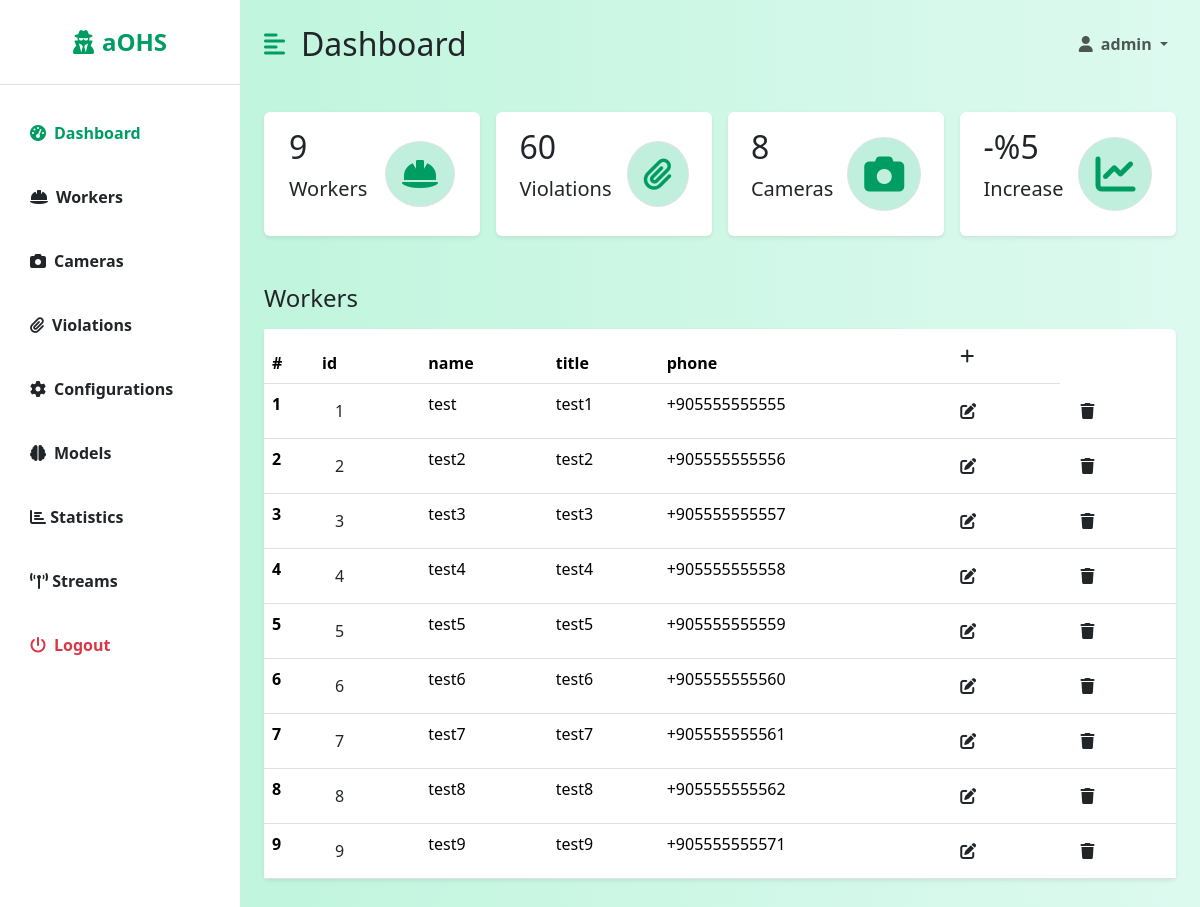
The app's page /dashboard/workers/ (signed in), older data.
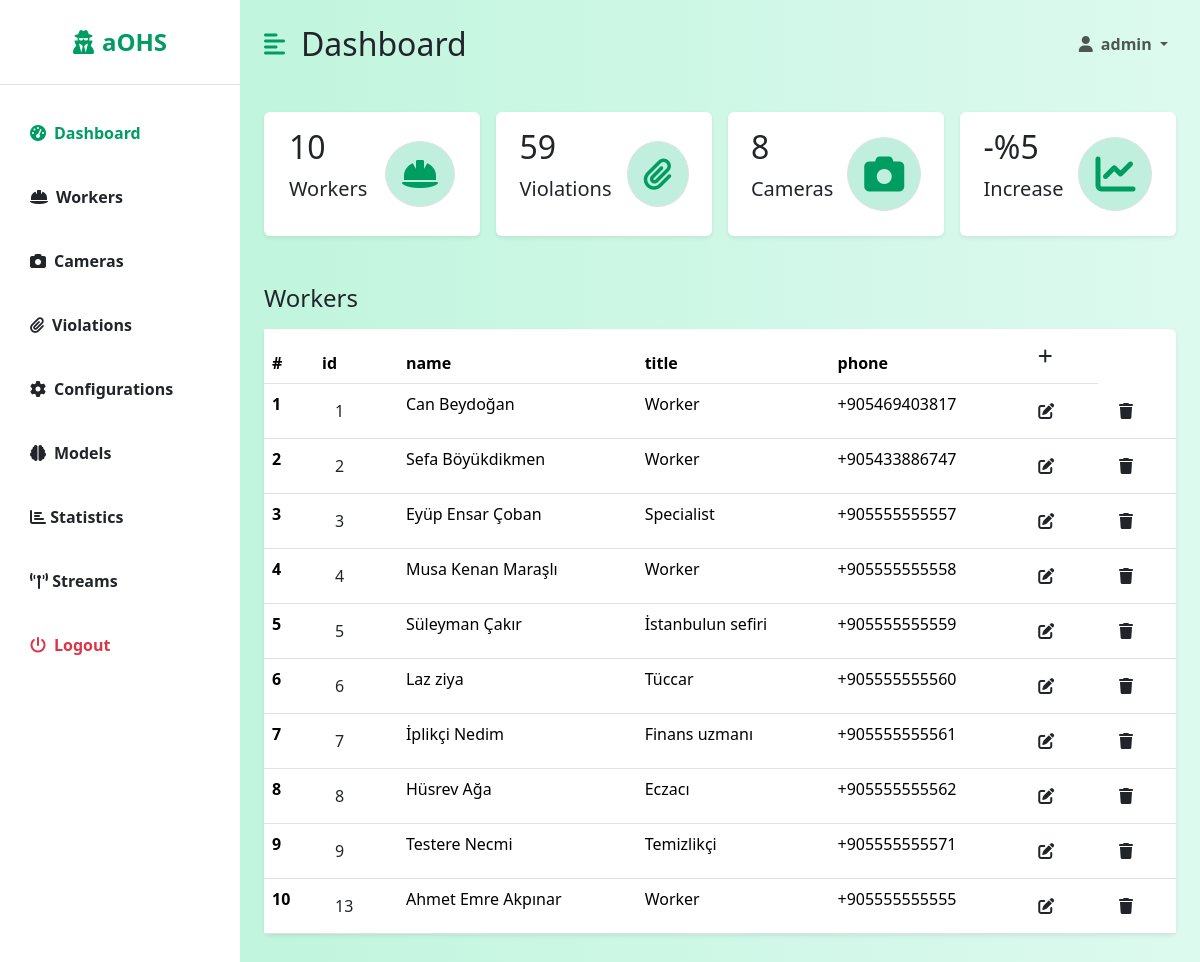
The same page, newer data.
### backend/models.py (models this page shows, shortened)
class Worker(models.Model):
    phone_regex = RegexValidator(regex=r'^\+905[0-9]{9}$',
                                 message="Phone number should be in '+905555555555' format")
    id = models.AutoField(primary_key=True)
    name = models.CharField(max_length=100, null=False)
    title = models.CharField(max_length=100, null=False)
    phone = models.CharField(validators=[phone_regex], max_length=17, unique=True, null=False)
    active = models.BooleanField(default=True, null=False)
    created = models.DateTimeField(auto_now_add=True)
    modified = models.DateTimeField(auto_now=True)

### dashboard/views/worker_views.py (the view)
# urls.py: path('workers/', WorkerView.as_view()),
class WorkerView(LoginRequiredMixin, View, GetCountsMixin):
    login_url = '/login/'
    redirect_field_name = 'redirect_to'
    def get(self, request):
        headers = ['id', 'name', 'title', 'phone']
        workers = Worker.objects.filter(active=True)
        return render(request, 'dashboard/listWorker.html',
                      {'headers': headers, 'data': workers, 'counts': super().get_counts()})

### dashboard/views/mixins.py (called while the page is built)
    def get_counts(self):
        counts = {
            'workers': Worker.objects.filter(active=True).count(),
            'violations': Violation.objects.filter(valid=True).count(),
            'cameras': Camera.objects.count(),
        }
        return counts

### dashboard/templates/dashboard/listWorker.html
{% extends 'dashboard/dashboard.html' %}
{% block table %}
    <h3 class="fs-4 mb-3">Workers</h3>
    <table class="table bg-white rounded shadow-sm  table-hover">
        <thead>
        <tr>
            <th scope="col" width="50">#</th>
            {% for header in headers %}
                <th scope="col">{{ header }}</th>
            {% endfor %}
            <th><a class="btn" href="/dashboard/workers/add/"><i class="fa fa-plus"></i></a></th>
        </tr>
        </thead>
        <tbody>
        {% for datum in data %}
            <tr>
                <th scope="row">{{ forloop.counter }}</th>
                <td><a class="btn" href="/dashboard/violations/worker/{{ datum.id }}">{{ datum.id }}</a></td>
                <td>{{ datum.name }}</td>
                <td>{{ datum.title }}</td>
                <td>{{ datum.phone }} </td>
                <th><a class="btn" href="/dashboard/workers/edit/{{ datum.id }}/"><i class="fa fa-edit"></i></a></th>
                <th><a class="btn" href="/dashboard/workers/delete/{{ datum.id }}/"><i class="fa fa-trash"></i></a></th>
            </tr>
        {% endfor %}
        </tbody>
    </table>
{% endblock %}

### dashboard/templates/dashboard/dashboard.html (shortened to what this page needs)
{% extends 'base.html' %}
{% block dashboard %}
    <div class="d-flex" id="wrapper">
        <div class="bg-white" id="sidebar-wrapper">
            <div class="sidebar-heading text-center py-4 primary-text fs-4 fw-bold  border-bottom"><i
                    class="fas fa-user-secret me-2"></i>aOHS</div>
            <div class="list-group list-group-flush my-3">
                <a href="/dashboard/" class="list-group-item list-group-item-action bg-transparent second-text active"><i
                        class="fas fa-tachometer-alt me-2"></i>Dashboard</a>
                <a href="/dashboard/workers/" class="list-group-item list-group-item-action bg-transparent second-text fw-bold"><i
                        class="fas fa-hard-hat me-2"></i>Workers</a>
                <a href="/dashboard/cameras/" class="list-group-item list-group-item-action bg-transparent second-text fw-bold"><i
                        class="fas fa-camera me-2"></i>Cameras</a>
                <a href="/dashboard/violations/" class="list-group-item list-group-item-action bg-transparent second-text fw-bold"><i
                        class="fas fa-paperclip me-2"></i>Violations</a>
                <a href="/dashboard/configurations/" class="list-group-item list-group-item-action bg-transparent second-text fw-bold"><i
                        class="fas fa-cog me-2"></i>Configurations</a>
                <a href="/dashboard/models/" class="list-group-item list-group-item-action bg-transparent second-text fw-bold"><i
                        class="fas fa-brain me-2"></i>Models</a>
                <a href="/dashboard/statistics/" class="list-group-item list-group-item-action bg-transparent second-text fw-bold"><i
                        class="fa fa-bar-chart"></i> Statistics</a>
                <a href="/dashboard/streams/" class="list-group-item list-group-item-action bg-transparent second-text fw-bold"><i
                        class="fa fa-broadcast-tower fa-flip"></i> Streams</a>
                <a href="/logout" class="list-group-item list-group-item-action bg-transparent text-danger fw-bold"><i
                        class="fas fa-power-off me-2"></i>Logout</a>
            </div>
        </div>
        <div id="page-content-wrapper">
            <nav class="navbar navbar-expand-lg navbar-light bg-transparent py-4 px-4">
                <div class="d-flex align-items-center">
                    <i class="fas fa-align-left primary-text fs-4 me-3" id="menu-toggle"></i>
                    <h2 class="fs-2 m-0">Dashboard</h2>
                </div>
                <div class="collapse navbar-collapse" id="navbarSupportedContent">
                    <ul class="navbar-nav ms-auto mb-2 mb-lg-0">
                        <li class="nav-item dropdown">
                            <a class="nav-link dropdown-toggle second-text fw-bold" href="#" id="navbarDropdown"
                                role="button" data-bs-toggle="dropdown" aria-expanded="false">
                                <i class="fas fa-user me-2"></i>{{ user.username }}
                            </a>
                        </li>
                    </ul>
                </div>
            </nav>
            <div class="container-fluid px-4">
                <div class="row g-3 my-2">
                    <div class="col-md-3">
                        <div class="p-3 bg-white shadow-sm d-flex justify-content-around align-items-center rounded">
                            <div>
                                <h3 class="fs-2">{{ counts.workers }}</h3>
                                <p class="fs-5">Workers</p>
                            </div>
                            <i class="fas fa-hard-hat fs-2 primary-text border rounded-full secondary-bg p-3"></i>
                        </div>
                    </div>
                    <div class="col-md-3">
                        <div class="p-3 bg-white shadow-sm d-flex justify-content-around align-items-center rounded">
                            <div>
                                <h3 class="fs-2">{{ counts.violations }}</h3>
                                <p class="fs-5">Violations</p>
                            </div>
                            <i
                                class="fas fa-paperclip fs-2 primary-text border rounded-full secondary-bg p-3"></i>
                        </div>
                    </div>
                    <div class="col-md-3">
                        <div class="p-3 bg-white shadow-sm d-flex justify-content-around align-items-center rounded">
                            <div>
                                <h3 class="fs-2">{{ counts.cameras }}</h3>
                                <p class="fs-5">Cameras</p>
                            </div>
                            <i class="fas fa-camera  fs-1 primary-text border rounded-full secondary-bg p-3"></i>
                        </div>
                    </div>
                    <div class="col-md-3">
                        <div class="p-3 bg-white shadow-sm d-flex justify-content-around align-items-center rounded">
                            <div>
                                <h3 class="fs-2">-%5</h3>
                                <p class="fs-5">Increase</p>
                            </div>
                            <i class="fas fa-chart-line fs-1 primary-text border rounded-full secondary-bg p-3"></i>
                        </div>
                    </div>
                </div>
                <div class="row my-5">
                    <div class="col">
                        {% block table %}
                        {% endblock %}
                    </div>
                </div>
            </div>
        </div>
    </div>
{% endblock %}

### templates/base.html (shortened to what this page needs)
<!DOCTYPE html>
<html lang="en">
<head>
    {% load bootstrap5 %}
    {% bootstrap_css %}
    <link rel="stylesheet" href="https://cdnjs.cloudflare.com/ajax/libs/font-awesome/6.0.0-beta3/css/all.min.css" />
</head>
<body>
{% block dashboard %}
{% endblock %}
</body>
</html>

### templates/base.html (style rules this page uses)
:root { --main-bg-color: #009d63; --main-text-color: #009d63; --second-text-color: #bbbec5; --second-bg-color: #c1efde; }
.primary-text { color: var(--main-text-color); }
.secondary-bg { background-color: var(--second-bg-color); }
.rounded-full { border-radius: 100%; }
#wrapper { overflow-x: hidden; background-image: linear-gradient( to right, #baf3d7, #c2f5de, #cbf7e4, #d4f8ea, #ddfaef ); }
#sidebar-wrapper { min-height: 100vh; margin-left: -15rem; transition: margin 0.25s ease-out; }
#sidebar-wrapper .sidebar-heading { padding: 0.875rem 1.25rem; font-size: 1.2rem; }
#sidebar-wrapper .list-group { width: 15rem; }
#page-content-wrapper { min-width: 100vw; }
#menu-toggle { cursor: pointer; }
.list-group-item { border: none; padding: 20px 30px; }
.list-group-item.active { background-color: transparent; color: var(--main-text-color); font-weight: bold; border: none; }
@media (min-width: 768px) { #sidebar-wrapper { margin-left: 0; } }
@media (min-width: 768px) { #page-content-wrapper { min-width: 0; width: 100%; } }

Row changes from the older to the newer data that the page shows:
changed Worker id 1: name "test" → "Can Beydoğan"; title "test1" → "Worker"; phone "+905555555555" → "+905469403817"
changed Worker id 2: name "test2" → "Sefa Böyükdikmen"; title "test2" → "Worker"; phone "+905555555556" → "+905433886747"
changed Worker id 3: name "test3" → "Eyüp Ensar Çoban"; title "test3" → "Specialist"
changed Worker id 4: name "test4" → "Musa Kenan Maraşlı"; title "test4" → "Worker"
changed Worker id 5: name "test5" → "Süleyman Çakır"; title "test5" → "İstanbulun sefiri"
changed Worker id 6: name "test6" → "Laz ziya"; title "test6" → "Tüccar"
changed Worker id 7: name "test7" → "İplikçi Nedim"; title "test7" → "Finans uzmanı"
changed Worker id 8: name "test8" → "Hüsrev Ağa"; title "test8" → "Eczacı"
changed Worker id 9: name "test9" → "Testere Necmi"; title "test9" → "Temizlikçi"
added Worker: id "13", name "Ahmet Emre Akpınar", title "Worker", phone "+905555555555"
Text that changed along with them:
{{ counts.workers }}: "9" → "10"
{{ counts.violations }}: "60" → "59"
